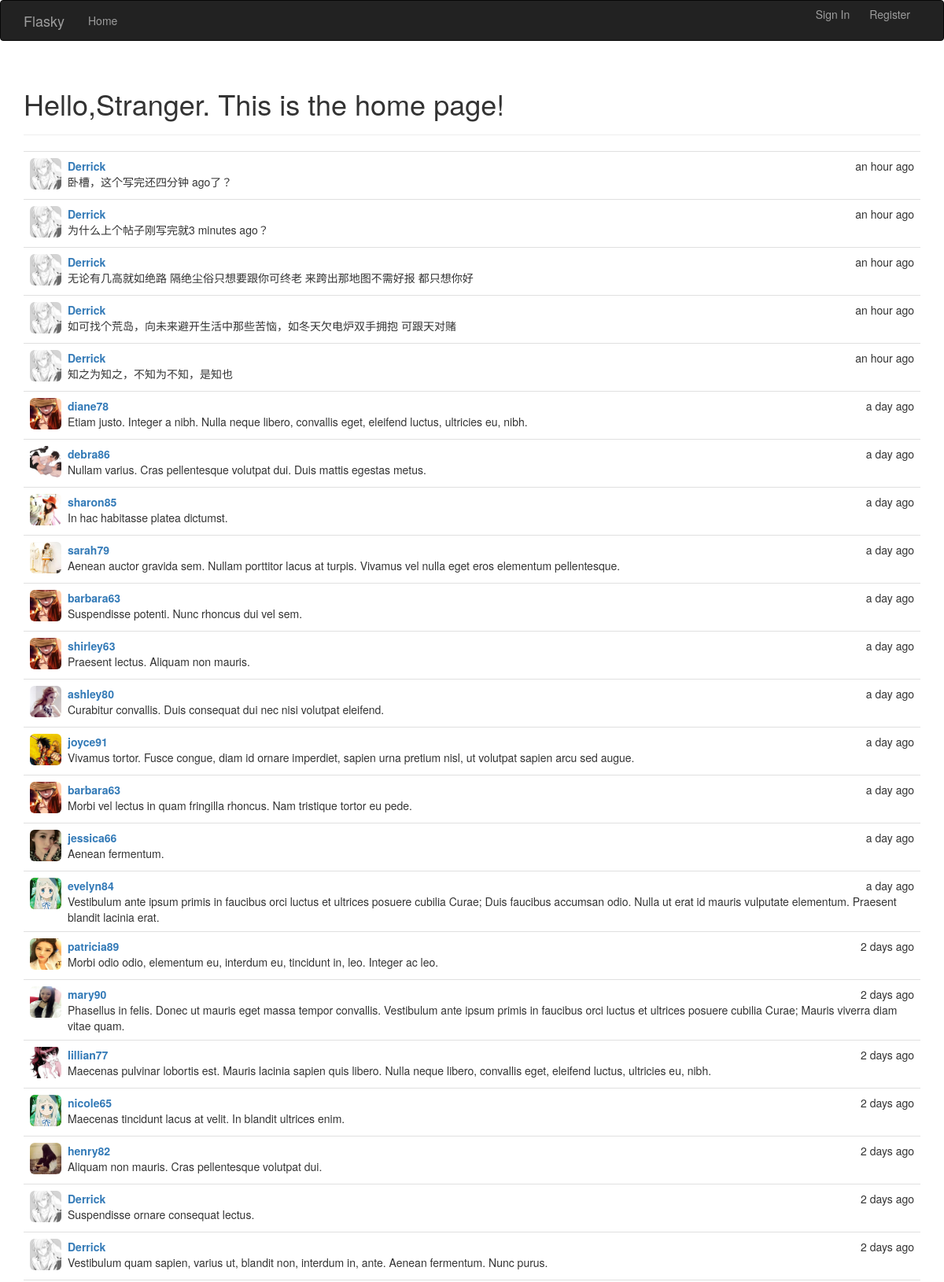
The page / (upper part) on the database its author committed.
### app/models.py (models this page shows, shortened)
class Post(db.Model):
	__tablename__='posts'
	id=db.Column(db.Integer,primary_key=True)
	body=db.Column(db.Text)
	body_html = db.Column(db.Text)
	timestamp=db.Column(db.DateTime,index=True,default=datetime.utcnow())
	author_id=db.Column(db.Integer,db.ForeignKey('users.id'))

class User(UserMixin,db.Model):
	__tablename__='users'
	id = db.Column(db.Integer, primary_key=True)
	username = db.Column(db.String(128), unique=True, index=True)
	gender = db.Column(db.String(32))
	address = db.Column(db.String(128))
	age=db.Column(db.Integer)
	date_of_born = db.Column(db.String(32))
	password_hash = db.Column(db.String(128))
	email = db.Column(db.String(64))
	selfintr=db.Column(db.String(256))
	role_id=db.Column(db.Integer,db.ForeignKey('roles.id'))
	confirmed=db.Column(db.Boolean,default=False)
	member_since=db.Column(db.DateTime(),default=datetime.utcnow)
	last_login=db.Column(db.DateTime(),default=datetime.utcnow)
	head_img=db.Column(db.String)
	posts=db.relationship('Post',backref='author',lazy='dynamic')
	@property
	def password(self):
		raise AttributeError('Password can not be read!')

### app/main/views.py (the view, shortened to what this page needs)
@main.route('/',methods=['GET','POST'])
def index():
	form=EditPostForm()
	posts=Post.query.order_by(Post.timestamp.desc()).all()
	return render_template('index.html',form=form,posts=posts)

### app/auth/views.py (called while the page is built)
@auth.before_app_request
def last_login():
	if current_user.is_authenticated:
		current_user.last_login=datetime.utcnow()

@auth.before_app_request
def before_request():
	if current_user.is_authenticated and not current_user.confirmed and request.endpoint[:5]!='auth.' and request.endpoint!='static':
		return redirect(url_for('auth.unconfirmed'))

### app/main/__init__.py (called while the page is built)
@main.app_context_processor
def inject_permission():
	return dict(Permission=Permission)

### app/templates/index.html (shortened to what this page needs)
{% extends "base.html" %}
{% import "bootstrap/wtf.html" as wtf %}
{% block page_content %}
<div class="page-header">
    {% if current_user.is_authenticated %}
    <h1>Hello,{{current_user.username}}!</h1>
    {% else %}
    <h1>Hello,Stranger. This is the home page!</h1>
    {% endif %}
</div>
{% include "_posts.html" %}
{% endblock %}

### app/templates/_posts.html
<ul class="posts">
    {% for post in posts %}
    <li class="post">
        <div class="post-thumbnail">
            <a href="{{url_for('main.profile',username=post.author.username)}}">
                <img class="img-rounded profile-thumbnail" src="{{post.author.head_img}}" height="40" width="40">
            </a>
        </div>
        <div class="post-date">{{ moment(post.timestamp).fromNow(refresh=True) }}</div>
        <div class="post-author">
            <a href="{{url_for('main.profile',username=post.author.username)}}">
                {{ post.author.username }}
            </a>
        </div>
        <div class="post-content">{{ post.body }}</div>
    </li>
    {% endfor %}
</ul>

### app/static/styles.css (style rules this page uses)
.profile-thumbnail { position: absolute; }
ul.posts { list-style-type: none; padding: 0px; margin: 16px 0px 0px 0px; border-top: 1px solid #e0e0e0; }
ul.posts li.post { padding: 8px; border-bottom: 1px solid #e0e0e0; }
div.post-date { float: right; }
div.post-author { font-weight: bold; margin-left: 48px; }
div.post-thumbnail { position: absolute; }
div.post-content { margin-left: 48px; min-height: 24px; }

### rows shown on the page
Post: author.head_img (picture), timestamp "an hour ago", author.username "Derrick", body "卧槽，这个写完还四分钟 ago了？"
Post: author.head_img (picture), timestamp "an hour ago", author.username "Derrick", body "为什么上个帖子刚写完就3 minutes ago？"
Post: author.head_img (picture), timestamp "an hour ago", author.username "Derrick", body "无论有几高就如绝路 隔绝尘俗只想要跟你可终老 来跨出那地图不需好报 都只想你好"
Post: author.head_img (picture), timestamp "an hour ago", author.username "Derrick", body "如可找个荒岛，向未来避开生活中那些苦恼，如冬天欠电炉双手拥抱 可跟天对赌"
Post: author.head_img (picture), timestamp "an hour ago", author.username "Derrick", body "知之为知之，不知为不知，是知也"
Post: author.head_img (picture), timestamp "a day ago", author.username "diane78", body "Etiam justo. Integer a nibh. Nulla neque libero, convallis eget, eleifend luctus, ultricies eu, nibh."
Post: author.head_img (picture), timestamp "a day ago", author.username "debra86", body "Nullam varius. Cras pellentesque volutpat dui. Duis mattis egestas metus."
Post: author.head_img (picture), timestamp "a day ago", author.username "sharon85", body "In hac habitasse platea dictumst."
Post: author.head_img (picture), timestamp "a day ago", author.username "sarah79", body "Aenean auctor gravida sem. Nullam porttitor lacus at turpis. Vivamus vel nulla eget eros elementum pellentesque."
Post: author.head_img (picture), timestamp "a day ago", author.username "barbara63", body "Suspendisse potenti. Nunc rhoncus dui vel sem."
Post: author.head_img (picture), timestamp "a day ago", author.username "shirley63", body "Praesent lectus. Aliquam non mauris."
Post: author.head_img (picture), timestamp "a day ago", author.username "ashley80", body "Curabitur convallis. Duis consequat dui nec nisi volutpat eleifend."
Post: author.head_img (picture), timestamp "a day ago", author.username "joyce91", body "Vivamus tortor. Fusce congue, diam id ornare imperdiet, sapien urna pretium nisl, ut volutpat sapien arcu sed augue."
Post: author.head_img (picture), timestamp "a day ago", author.username "barbara63", body "Morbi vel lectus in quam fringilla rhoncus. Nam tristique tortor eu pede."
Post: author.head_img (picture), timestamp "a day ago", author.username "jessica66", body "Aenean fermentum."
Post: author.head_img (picture), timestamp "a day ago", author.username "evelyn84", body "Vestibulum ante ipsum primis in faucibus orci luctus et ultrices posuere cubilia Curae; Duis faucibus accumsan odio. Nulla ut erat id mauris vulputate elementum. Praesent blandit lacinia erat."
Post: author.head_img (picture), timestamp "2 days ago", author.username "patricia89", body "Morbi odio odio, elementum eu, interdum eu, tincidunt in, leo. Integer ac leo."
Post: author.head_img (picture), timestamp "2 days ago", author.username "mary90", body "Phasellus in felis. Donec ut mauris eget massa tempor convallis. Vestibulum ante ipsum primis in faucibus orci luctus et ultrices posuere cubilia Curae; Mauris viverra diam vitae quam."
Post: author.head_img (picture), timestamp "2 days ago", author.username "lillian77", body "Maecenas pulvinar lobortis est. Mauris lacinia sapien quis libero. Nulla neque libero, convallis eget, eleifend luctus, ultricies eu, nibh."
Post: author.head_img (picture), timestamp "2 days ago", author.username "nicole65", body "Maecenas tincidunt lacus at velit. In blandit ultrices enim."
Post: author.head_img (picture), timestamp "2 days ago", author.username "henry82", body "Aliquam non mauris. Cras pellentesque volutpat dui."
Post: author.head_img (picture), timestamp "2 days ago", author.username "Derrick", body "Suspendisse ornare consequat lectus."
Post: author.head_img (picture), timestamp "2 days ago", author.username "Derrick", body "Vestibulum quam sapien, varius ut, blandit non, interdum in, ante. Aenean fermentum. Nunc purus."
